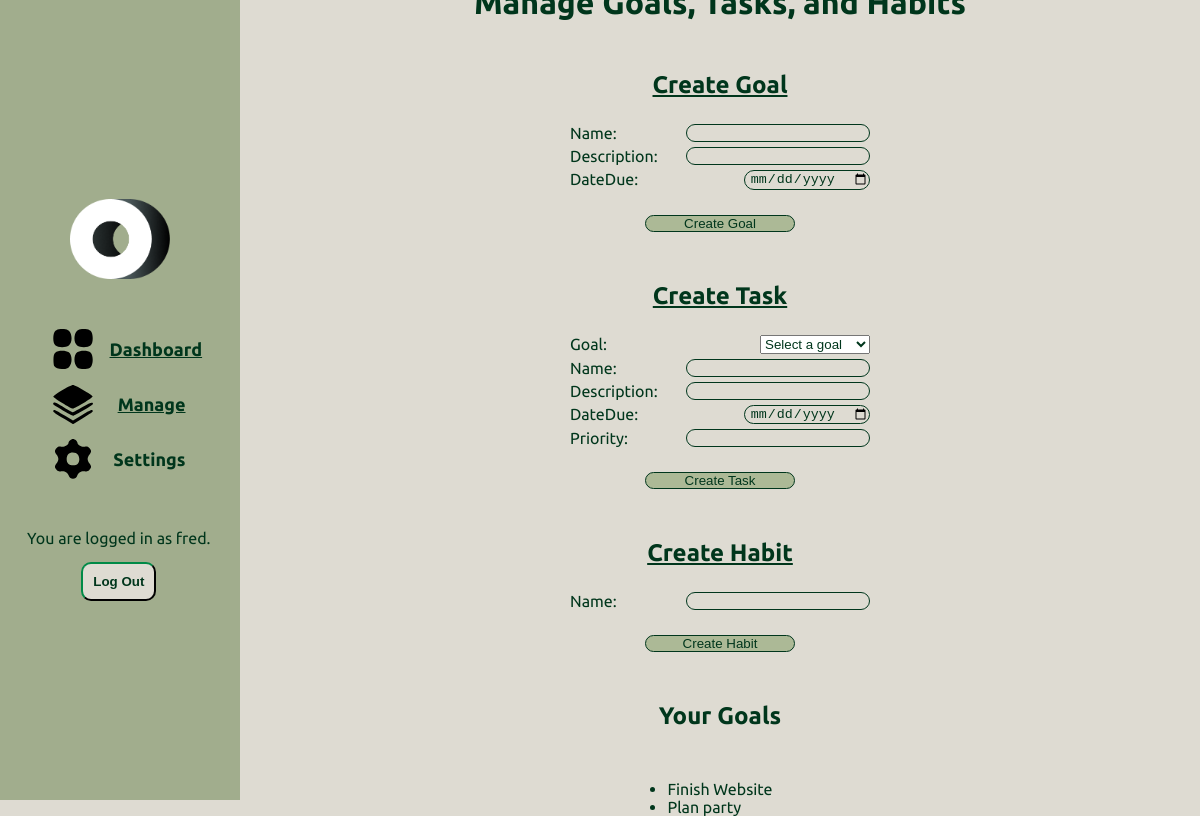
/manage/ (signed in), run on the app's committed database.
### myapp/models.py (models this page shows, shortened)
class User(AbstractBaseUser):
    username = models.CharField(max_length=50)
    email = models.EmailField(unique=True)
    date_join = models.DateTimeField(auto_now_add=True)
    last_login = models.DateField(auto_now=True)
    is_admin = models.BooleanField(default=False)
    is_staff = models.BooleanField(default=False)
    is_superuser = models.BooleanField(default=False)
    is_active = models.BooleanField(default=True)
    USERNAME_FIELD = 'email'
    REQUIRED_FIELDS = ['username']
    objects = UserManager()

class Goal(models.Model):
    user = models.ForeignKey(User, on_delete=models.CASCADE, null=True, blank=True)
    name = models.CharField(max_length=128)
    description = models.CharField(max_length=1250, null=True, blank=True)
    dateDue = models.DateField(null=True, blank=True)
    completed = models.BooleanField(default=False)
    def __str__(self):
        return self.name

### myapp/views.py (the view, shortened to what this page needs)
# urls.py: path("manage/", views.manage, name="manage"),
def manage(request):
    goalForm = GoalForm(request.POST or None)
    taskForm = TaskForm(request.POST or None)
    habitForm = HabitForm(request.POST or None)
    try:
        goals = Goal.objects.filter(user=request.user)
    except TypeError:
        return redirect('login')
    return render(request, "manage.html", {
        'goalForm': goalForm,
        'taskForm': taskForm,
        'habitForm': habitForm,
        'goals': goals,
    })

### myapp/forms.py
class GoalForm(forms.ModelForm):
    class Meta:
        model = Goal
        fields = ['name', 'description', 'dateDue']
        widgets = {
            'dateDue': DateInput(),
        }

class TaskForm(forms.ModelForm):
    class Meta:
        model = Task
        fields = ['goal', 'name', 'description', 'dateDue', 'priority']
        widgets = {
            'dateDue': DateInput(),
        }
    goal = forms.ModelChoiceField(
        queryset=Goal.objects.all(),
        empty_label="Select a goal",
        widget=forms.Select(),
        required=False,
    )

### myapp/templates/manage.html (shortened to what this page needs)
{% extends "base.html" %}
{% load static %}
{% block content %}
<div class="menu">
    <img src="{% static 'images/ORDOLOGO.png' %}" alt="Ordo Logo" class="menu-logo">
    <div class="menu-options">
        <div class="dashboard-menu">
            <img src="{% static 'images/apps.svg' %}" alt="Dashboard">
            <a href="{% url 'dashboard' %}">Dashboard</a>
        </div>
        <div class="manage">
            <img src="{% static 'images/layers.svg' %}" alt="Manage">
            <a href="{% url 'manage' %}">Manage</a>
        </div>
        <div class="settings">
            <img src="{% static 'images/settings.svg' %}" alt="Settings">
            <a>Settings</a>
        </div>
    </div>
    <div class="login-information">
        {% if user.is_authenticated %}
            <p class="login-text">You are logged in as {{ user.username }}.</p>
            <form action="{% url 'logout' %}" method="post">
                <button class="logout-button" type="submit">Log Out</button>
            </form>
        {% else %}
            <p class="login-text">You are not logged in.</p>
            <a class="login-anchor" href="{% url 'login' %}">Login</a>
        {% endif %}
    </div>
</div>
<div class="manage-section">
    <h1>Manage Goals, Tasks, and Habits</h1>
    <form method="post">
        <h2>Create Goal</h2>
        {{ goalForm.as_p }}
        <button type="submit" name="create_goal">Create Goal</button>
    </form>
    <form method="post">
        <h2>Create Task</h2>
        {{ taskForm.as_p }}
        <button type="submit" name="create_task">Create Task</button>
    </form>
    <form method="post">
        <h2>Create Habit</h2>
        {{ habitForm.as_p }}
        <button type="submit" name="create_habit">Create Habit</button>
    </form>
    <h2>Your Goals</h2>
    <ul>
        {% for goal in goals %}
            <li>{{ goal.name }}</li>
        {% endfor %}
    </ul>
</div>
{% endblock content %}

### myapp/static/css/styles.css (style rules this page uses)
:root { --primary-key: rgb(222, 219, 210); --secondary-key: rgb(74, 87, 89); --primary-colour: #DEDBD2; --secondary-colour: #ACB996; --tertiary-colour: #426353; --accent-colour: #00361C; --text-colour: black; --widget-width: 350px; --widget-height: 350px; --task-height: 70px; }
body { padding: 0; margin: 0; overflow-x: hidden; overflow-y: hidden; font-family: "Ubuntu", monospace; width: 100vw; height: 100vh; background-color: var(--primary-key); cursor: default; }
* { margin: 0; padding: 0; box-sizing: border-box; color: var(--accent-colour); cursor: default; }
.login-information { display: flex; flex-direction: column; justify-content: center; align-items: center; margin-right: 1%; }
.login-text { color: var(--accent-colour); }
.logout-button { color: var(--accent-colour); background-color: var(--primary-colour); border-color: var(--accent-colour); border-radius: 10px; font-weight: 600; padding: 10px; }
.menu { width: 20vw; height: 100vh; background-color: var(--secondary-colour); display: flex; flex-direction: column; justify-content: center; align-items: center; gap: 50px; transition: background-color 0.3s ease; }
.menu div { display: flex; align-items: center; gap: 15px; text-align: center; }
.menu div a { width: 80px; font-weight: 600; font-size: large; position: relative; display: inline-block; color: var(--accent-colour); transition: color 0.5s ease; padding: 2px; text-align: right; }
.menu div a::after { content: ''; position: absolute; left: 0; bottom: -4px; width: 100%; height: 2px; background-color: var(--accent-colour); transform: scaleX(0); transform-origin: bottom right; transition: transform 0.5s ease; }
.menu-logo { width: 100px; height: 80px; }
.menu-options { display: flex; flex-direction: column; justify-content: space-between; }
.menu-options img { width: 40px; height: 40px; }
.menu-options div { width: 100%; }
.manage-section { width: 80vw; display: flex; flex-direction: column; justify-content: center; align-items: center; gap: 50px; }
.manage-section form { display: flex; flex-direction: column; gap: 5px; width: 300px; }
.manage-section form h2 { text-decoration: underline; align-self: center; margin-bottom: 20px; }
.manage-section form p { display: flex; justify-content: space-between; }
.manage-section input { background-color: var(--primary-colour); border-radius: 10px; padding-left: 5px; border: 1px solid var(--accent-colour); }
.manage-section form button { width: 50%; align-self: center; justify-content: center; background-color: var(--secondary-colour); border: 1px solid var(--accent-colour); border-radius: 10px; margin-top: 20px; }

### data on the page
User: username "fred"
Goal: name "Finish Website"
Goal: name "Plan party"
